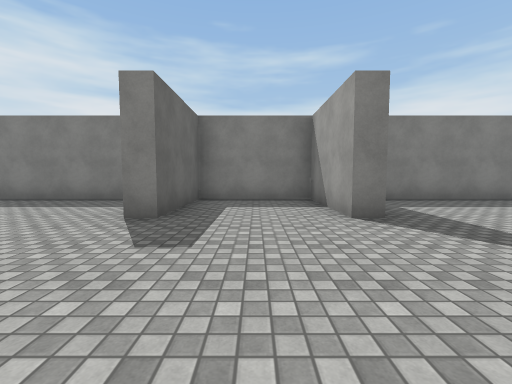
View 1 (above)

24 first-person views from a walk through a Unity game level. The camera is 1.3 m above the floor, tilts 4° down and sees 90° across. The floor is counted in squares, 2 m on a side. Each view is taken from the middle of a square. On the plan, view 1 faces up. The plan holds only what a view shows up to about 9 squares ahead; the rest is blank. The place goes on beyond the plan. The player is left out. Surface patterns are stand-ins for the level's own textures.

View 2
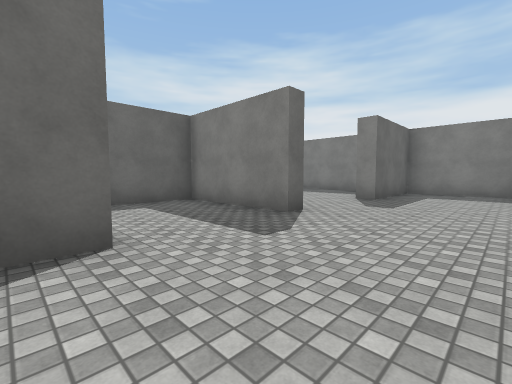

View 3
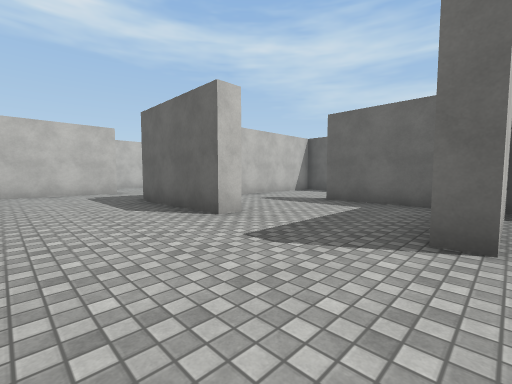

View 4
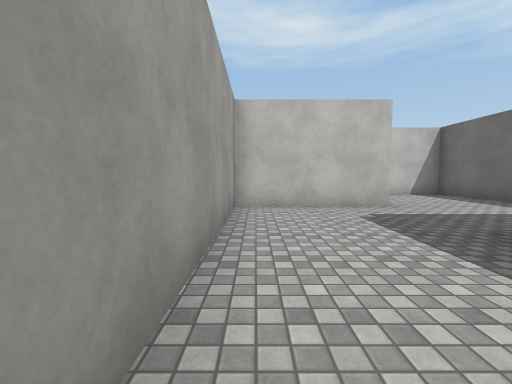

View 5
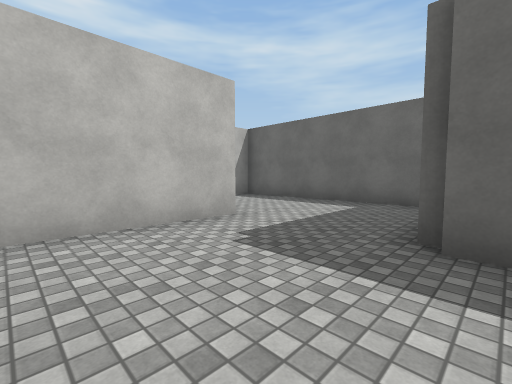

View 6
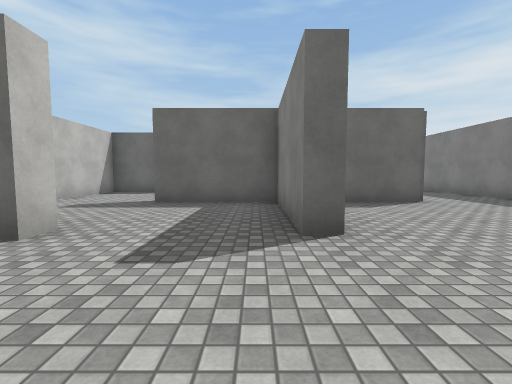

View 7
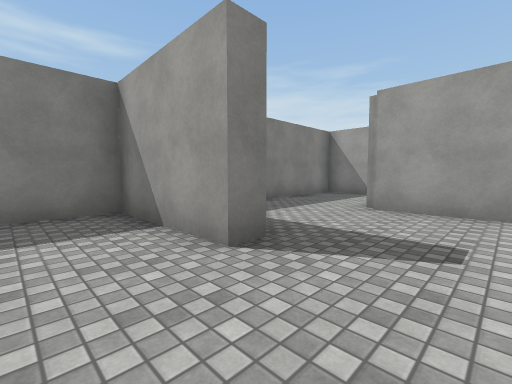

View 8
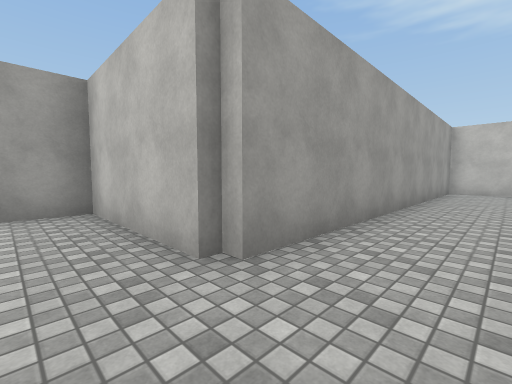

View 9
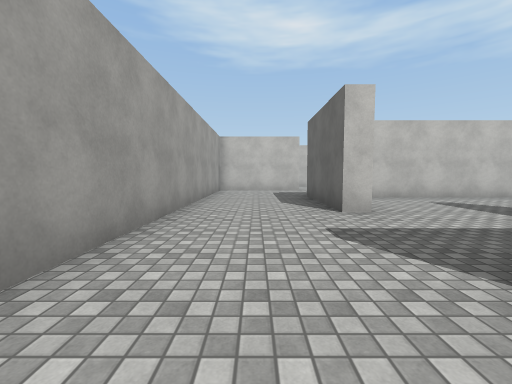

View 10
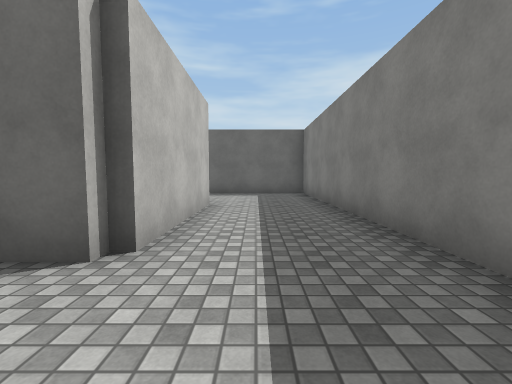

View 11
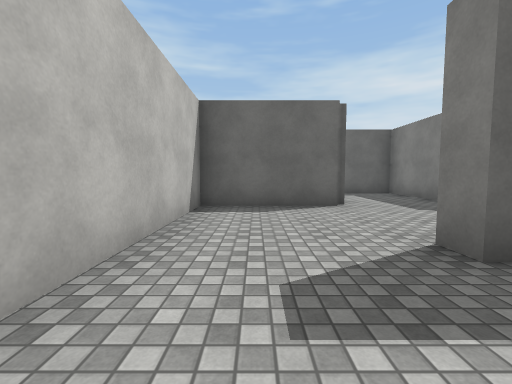

View 12
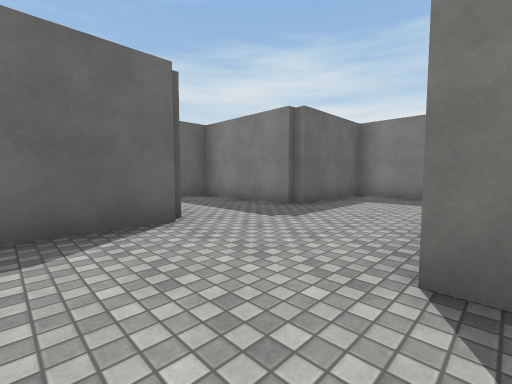

View 13
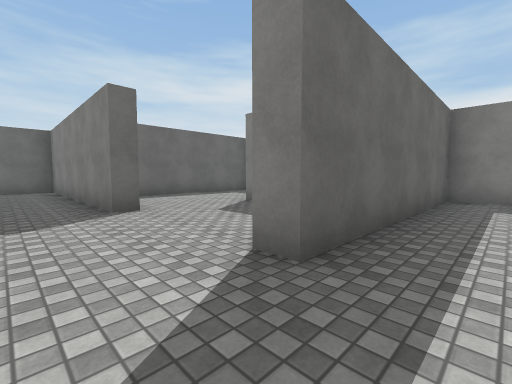

View 14
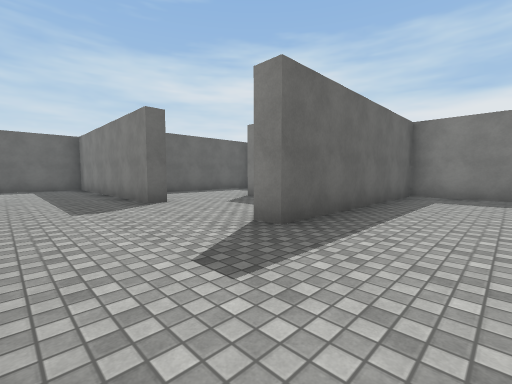

View 15
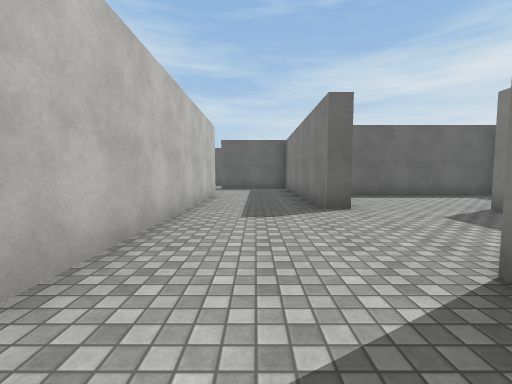

View 16
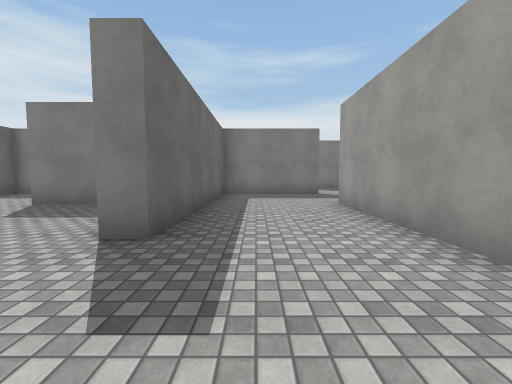

View 17
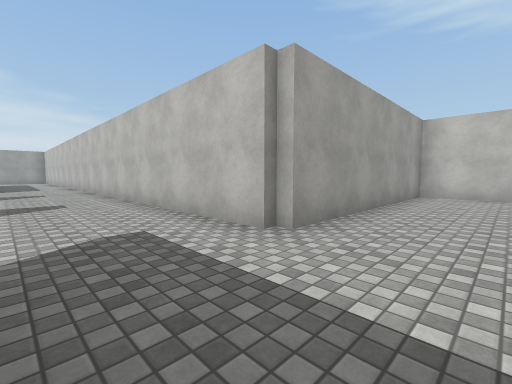

View 18
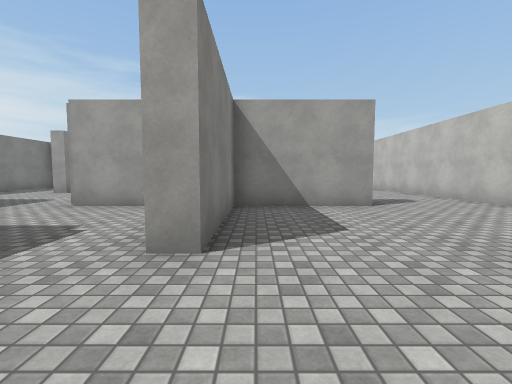

View 19
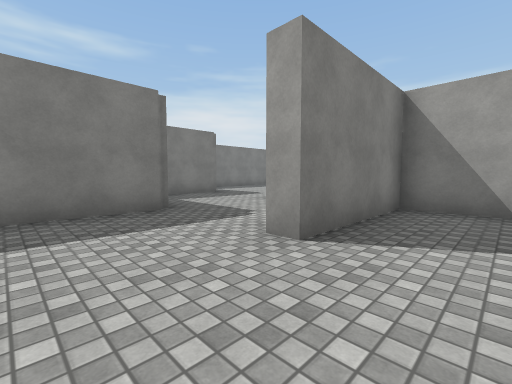

View 20
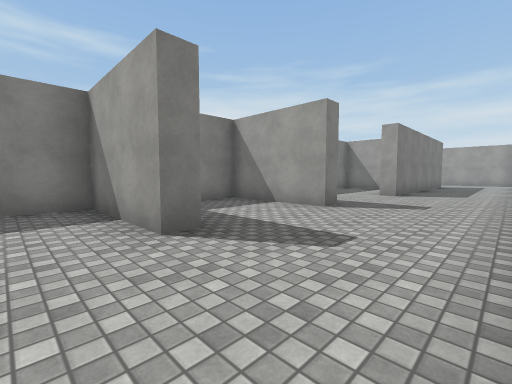

View 21
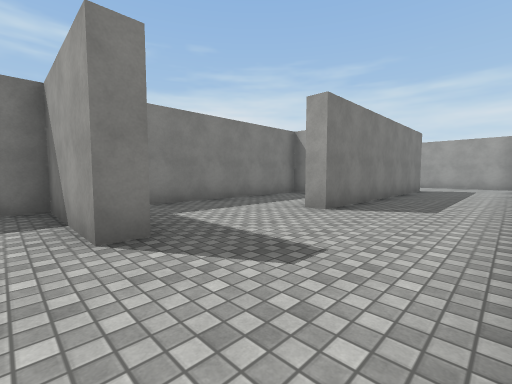

View 22
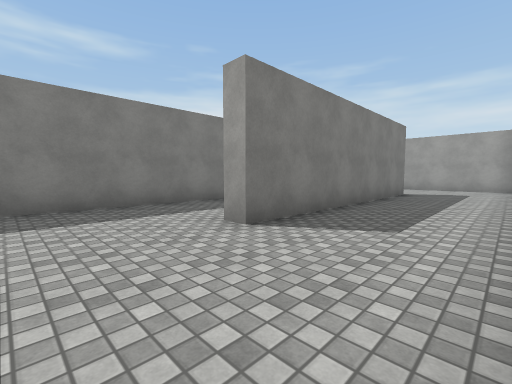

View 23
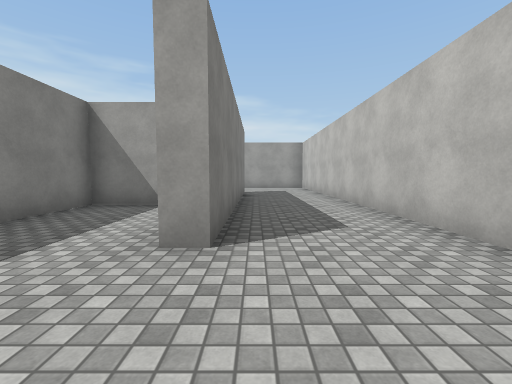

View 24
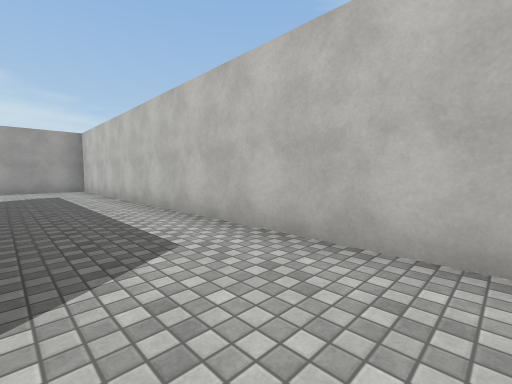

### Floor plan
Points are (right, up) in squares from view 1. A wall is a line through its corners. A room is listed if a view was taken in it or the views show most of it. See-through windows are left out.
Room 1 (views 1, 2, 3, 4, 5, 6, 7, 8, 9, 11, 12)
walls: (-2, -2.3) (-1.5, -2.3) (-1.5, -5.4); (-1.7, 0.9) (-1.7, 0.5) (-4.9, 0.5); (-4.9, -5.6) (-4.9, -11.2) (-3.2, -11.2); (-5.4, -5.1) (-3.2, -5.1); (-1.8, -8.2) (1.4, -8.2) (1.4, 0.9) (2.6, 0.9); (-4.9, 1.1) (-4.9, -2.3) (-5.4, -2.3); (2, 3.8) (1.4, 3.8) (1.4, 6.6) (-1.5, 6.6) (-1.5, 3.8) (-2, 3.8)
ways out: opening at (-1.5, -10.5) to room 3; opening at (-5, -3.5) to room 5; opening at (2, 2.5) to room 6; opening at (-2, 2.5) to room 7
Room 2 (view 10)
walls: (-8.5, 4) (-4.9, 4); (-3.4, 6.6) (-11.6, 6.6) (-11.6, 3.4)
ways out: opening at (-3.5, 4) to room 7
Room 3 (views 13, 14, 15, 16)
walls: (-1.7, -11.1) (-1.7, -11.7) (-5.4, -11.7); (-0.2, -8.6) (-1.8, -8.6); (1.9, -7.6) (1.9, -11.5) (1.4, -11.5); (-5.1, -14.3) (4.8, -14.3) (4.8, -8.2)
ways out: opening at (-1.5, -10.5) to room 1; opening at (3.5, -8) to room 4; opening at (-6, -13.5)
Room 4 (views 17, 18, 19, 20, 21, 22, 23, 24)
walls: (12.1, -5.4) (11.6, -5.4) (11.6, -2.6) (10.5, -2.6); (18.4, -4) (18.4, -2.6) (12.9, -2.6); (8.8, -5.4) (8.2, -5.4) (8.2, -2.6) (5.1, -2.6) (5.1, -2); (8.2, -0.8) (8.2, 0.8); (21.9, -5.6) (15.2, -5.6) (15.2, -5.1); (5.1, -5.6) (1.9, -5.6) (1.9, -7.6); (8.2, 3.6) (6.6, 3.6); (5.1, 0.5) (2.9, 0.5); (4.8, -8.2) (24.6, -8.2); (25.1, -8) (25.1, -5.9)
ways out: opening at (3.5, -8) to room 3; opening at (9, 2.5)
Room 5 (no view inside)
walls: (-8.2, -2.2) (-8.2, -5.1) (-5.4, -5.1); (-6.5, 3.6) (-8.2, 3.6) (-8.2, 0.5) (-11.6, 0.5) (-11.6, -1)
ways out: opening at (-5, -3.5) to room 1
Room 6 (no view inside)
walls: (2.6, 0.9) (4.8, 0.9) (4.8, 3.9)
ways out: opening at (2, 2.5) to room 1; opening at (3.5, 4)
Room 7 (no view inside)
walls: (-4.9, 4) (-4.9, 1.1); (-4.9, 0.9) (-1.7, 0.9)
ways out: opening at (-2, 2.5) to room 1; opening at (-3.5, 4) to room 2

Positions as (right, up) in squares from view 1, and headings:
1: (0, 0), facing up
2: (1, -3), facing up-left
3: (1, 1), facing down-left
4: (1, -3), facing down
5: (1, -5), facing down-left
6: (1, 0), facing left
7: (0, 2), facing up-right
8: (0, 2), facing down-right
9: (0, 2), facing down
10: (-3, 5), facing left
11: (-3, -4), facing left
12: (-5, -4), facing up-left
13: (3, -13), facing up-left
14: (4, -14), facing up-left
15: (3, -13), facing left
16: (3, -14), facing up
17: (3, -6), facing down-right
18: (3, -3), facing right
19: (3, -4), facing up-right
20: (7, -8), facing up-right
21: (11, -8), facing up-right
22: (13, -8), facing up-right
23: (13, -6), facing right
24: (14, -6), facing down-right
